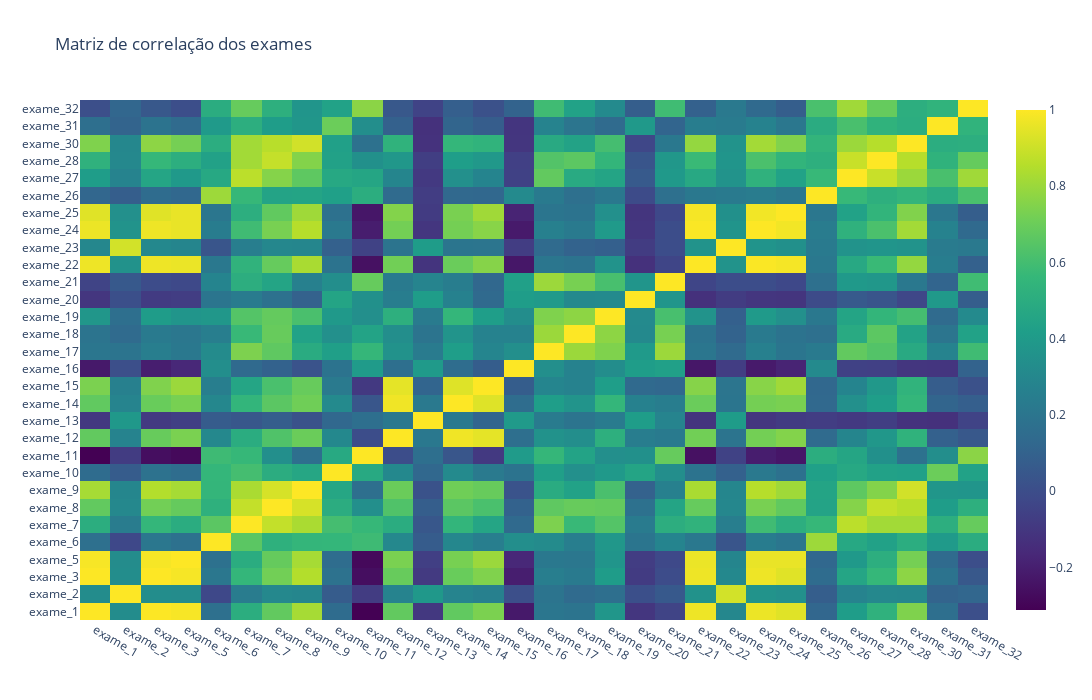

Notebook code for this chart:
### Code cell
matriz_correlacao = valores_exames_v2.corr()
import plotly.graph_objects as go

fig = go.Figure(data=go.Heatmap(
                   z=matriz_correlacao.values,
                   x=matriz_correlacao.columns,
                   y=matriz_correlacao.index,
                   colorscale='Viridis'))

fig.update_layout(title="Matriz de correlação dos exames", width=1300, height=700)

fig.show()

### Figure 1 — Plotly figure (JSON) as saved in the notebook; plotly's stock layout.template omitted (floating-point values rounded to 4 significant figures; data arrays with more than 128 entries replaced by an {"elided": "..."} marker saying what was removed)
{"data": [{"colorscale": [[0, "#440154"], [0.1111, "#482878"], [0.2222, "#3e4989"], [0.3333, "#31688e"], [0.4444, "#26828e"], [0.5556, "#1f9e89"], [0.6667, "#35b779"], [0.7778, "#6ece58"], [0.8889, "#b5de2b"], [1, "#fde725"]], "type": "heatmap", "x": ["exame_1", "exame_2", "exame_3", "exame_5", "exame_6", "exame_7", "exame_8", "exame_9", "exame_10", "exame_11", "exame_12", "exame_13", "exame_14", "exame_15", "exame_16", "exame_17", "exame_18", "exame_19", "exame_20", "exame_21", "exame_22", "exame_23", "exame_24", "exame_25", "exame_26", "exame_27", "exame_28", "exame_30", "exame_31", "exame_32"], "y": ["exame_1", "exame_2", "exame_3", "exame_5", "exame_6", "exame_7", "exame_8", "exame_9", "exame_10", "exame_11", "exame_12", "exame_13", "exame_14", "exame_15", "exame_16", "exame_17", "exame_18", "exame_19", "exame_20", "exame_21", "exame_22", "exame_23", "exame_24", "exame_25", "exame_26", "exame_27", "exame_28", "exame_30", "exame_31", "exame_32"], "z": {"elided": "30x30 float values"}}], "layout": {"height": 700, "title": {"text": "Matriz de correlação dos exames"}, "width": 1300}}
